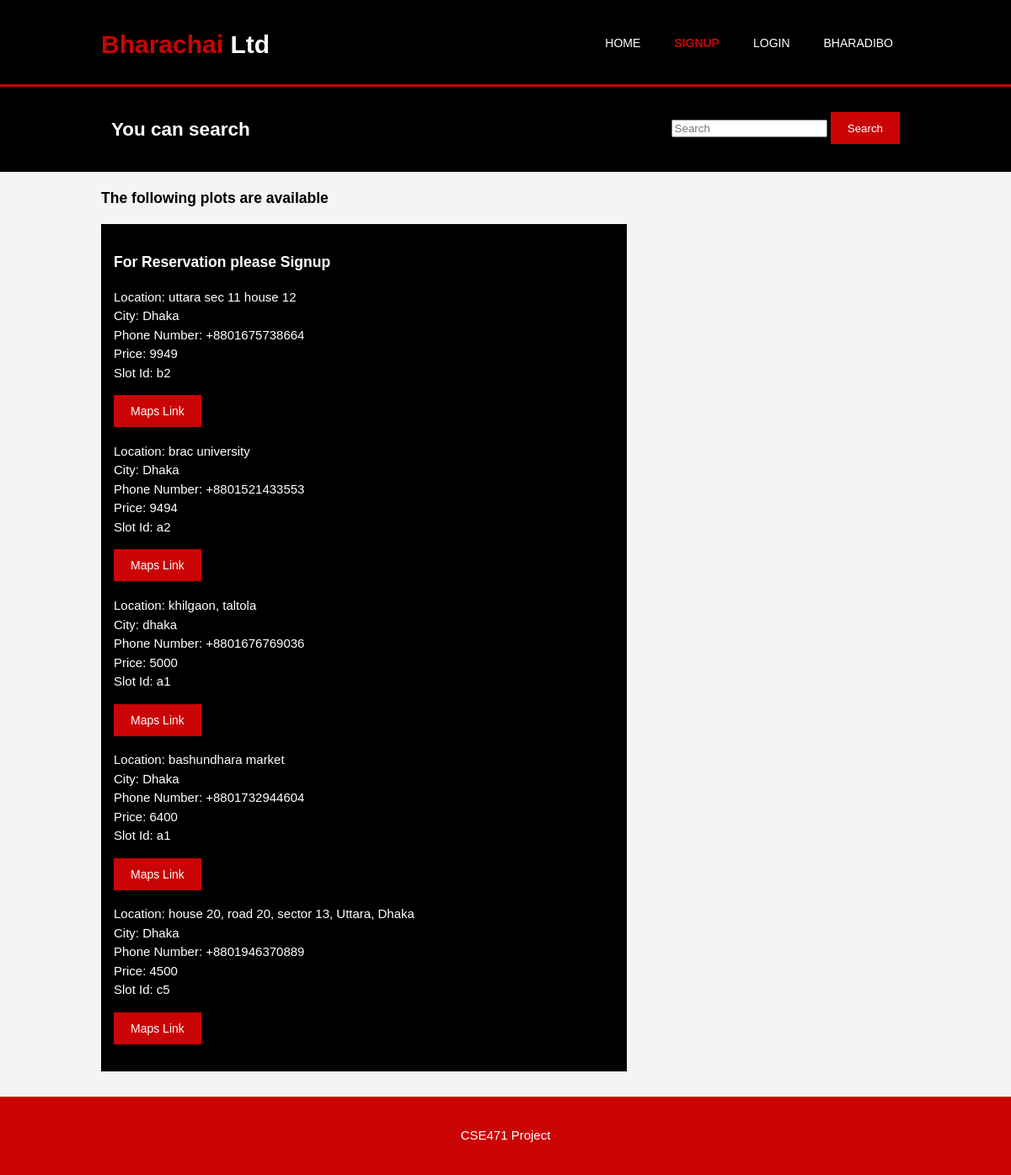
The page /allcars.php on the database its author committed.
### tables this page shows
CREATE TABLE `building` (
  `buildingId` int(50) NOT NULL,
  `email` varchar(40) NOT NULL,
  `location` varchar(1000) NOT NULL,
  `city` varchar(10) NOT NULL,
  `slotId` varchar(3) NOT NULL,
  `price` int(5) NOT NULL,
  `phone` int(11) NOT NULL,
  `maps` varchar(500) NOT NULL
);

### allcars.php (the view, shortened to what this page needs)
<!DOCTYPE html>
<html>
  <head>
    <link rel="stylesheet" href="./css/style.css">
  </head>
  <body>
    <header>
      <div class="container">
        <div id="branding">
          <h1><span class="highlight">Bharachai</span> Ltd</h1>
        </div>
        <nav>
          <ul>
            <li><a href="home.php">Home</a></li>
            <li class="current"><a href="signup.php">Signup</a></li>
            <li><a href="login.php">Login</a></li>
			<li><a href="insert.php">BharaDibo</a></li>
          </ul>
        </nav>
      </div>
    </header>
    <section id="newsletter">
      <div class="container">
        <h1>You can search</h1>
        <nav>
		 <div class="search-container">
		<form action="http://localhost/bharachai/search.php" method="GET">
		<input type="text" placeholder="Search" name="query">
      <button type="submit" class="button_1">Search</button>
    </form>
  </div>
        </nav>
      </div>
    </section>
    <section id="main">
      <div class="container">
        <article id="main-col">
          <h1 class="page-title">The following plots are available</h1>
      <div class="dark">
          <h3>For Reservation please Signup</h3>
            <?php
	        $conn = OpenCon();
			$raw_results = mysqli_query($conn,"SELECT * FROM building") or die(mysql_error());
            while($results = mysqli_fetch_array($raw_results)){
                echo "<p> Location: ".$results['location']." <br/>  City: ".$results['city']."<br/>Phone Number: +880".$results['phone']."<br/>Price: ".$results['price']."<br/>Slot Id: ".$results['slotId']."</p>" ;
				echo '<button type="nav" class="button_1" ><a href='.$results['maps'].'>Maps Link</a></button></p>';
            };
?>
      </div>
    </section>
    <footer>
      <p> CSE471 Project</p>
    </footer>
  </body>
</html>

### css/style.css (style rules this page uses)
body { font: 15px/1.5 Arial, Helvetica,sans-serif; padding:0; margin:0; background-color:#f4f4f4; }
.container { width:80%; margin:auto; overflow:hidden; }
ul { margin:0; padding:0; }
.button_1 { height:38px; background:#ca0404; border:0; padding-left: 20px; padding-right:20px; color:#ffffff; }
.dark { padding:15px; background:#000000; color:#ffffff; margin-top:10px; margin-bottom:10px; }
header { background:#000000; color:#ffffff; padding-top:30px; min-height:70px; border-bottom:#ca0404 3px solid; }
header a { color:#ffffff; text-decoration:none; text-transform: uppercase; font-size:16px; }
header li { float:left; display:inline; padding: 0 20px 0 20px; }
header #branding { float:left; }
header #branding h1 { margin:0; }
header nav { float:right; margin-top:10px; }
header .highlight, header .current a { color:#ca0404; font-weight:bold; }
body a { color:#ffffff; text-decoration:none; font-size:14px; }
#newsletter { padding:15px; color:#ffffff; background:#000000; }
#newsletter h1 { float:left; }
#newsletter form { float:right; margin-top:15px; }
article#main-col { float:left; width:65%; }
footer { padding:20px; margin-top:20px; color:#ffffff; background-color:#ca0404; text-align: center; }

### rows shown on the page
building: location "uttara sec 11 house 12", city "Dhaka", phone "1675738664", price "9949", slotId "b2"
building: location "brac university", city "Dhaka", phone "1521433553", price "9494", slotId "a2"
building: location "khilgaon, taltola", city "dhaka", phone "1676769036", price "5000", slotId "a1"
building: location "bashundhara market", city "Dhaka", phone "1732944604", price "6400", slotId "a1"
building: location "house 20, road 20, sector 13, Uttara, Dhaka", city "Dhaka", phone "1946370889", price "4500", slotId "c5"
